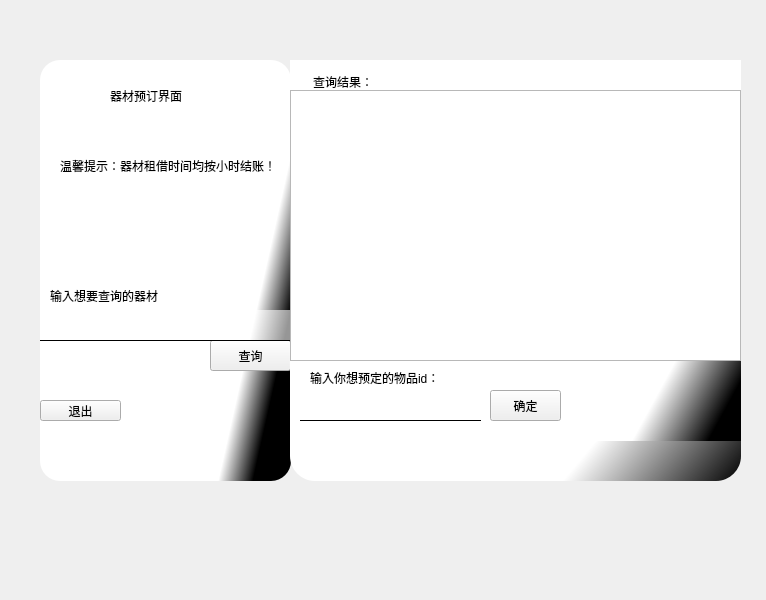
<?xml version="1.0" encoding="UTF-8"?>
<ui version="4.0">
 <class>Tool_Window</class>
 <widget class="QMainWindow" name="Tool_Window">
  <property name="geometry">
   <rect>
    <x>0</x>
    <y>0</y>
    <width>766</width>
    <height>600</height>
   </rect>
  </property>
  <property name="windowTitle">
   <string>MainWindow</string>
  </property>
  <widget class="QWidget" name="centralwidget">
   <widget class="QFrame" name="frame1">
    <property name="geometry">
     <rect>
      <x>40</x>
      <y>60</y>
      <width>251</width>
      <height>421</height>
     </rect>
    </property>
    <property name="styleSheet">
     <string notr="true">#frame1{
background-color: qlineargradient(spread:pad, x1:0.920727, y1:0.881, x2:0.693, y2:0.795818, stop:0.107955 rgba(0, 0, 0, 255), stop:0.642045 rgba(255, 255, 255, 255));
border-radius:20px}</string>
    </property>
    <property name="frameShape">
     <enum>QFrame::StyledPanel</enum>
    </property>
    <property name="frameShadow">
     <enum>QFrame::Raised</enum>
    </property>
    <widget class="QLabel" name="label">
     <property name="geometry">
      <rect>
       <x>70</x>
       <y>20</y>
       <width>141</width>
       <height>31</height>
      </rect>
     </property>
     <property name="styleSheet">
      <string notr="true">font: 12pt &quot;微软雅黑&quot;;
font: 75 12pt &quot;微软雅黑&quot;;</string>
     </property>
     <property name="text">
      <string>器材预订界面</string>
     </property>
    </widget>
    <widget class="QLabel" name="label_2">
     <property name="geometry">
      <rect>
       <x>20</x>
       <y>90</y>
       <width>221</width>
       <height>31</height>
      </rect>
     </property>
     <property name="styleSheet">
      <string notr="true">font: 9pt &quot;微软雅黑&quot;;</string>
     </property>
     <property name="text">
      <string>温馨提示：器材租借时间均按小时结账！</string>
     </property>
    </widget>
    <widget class="QStackedWidget" name="stackedWidget_2">
     <property name="geometry">
      <rect>
       <x>0</x>
       <y>170</y>
       <width>251</width>
       <height>191</height>
      </rect>
     </property>
     <property name="styleSheet">
      <string notr="true">QLineEdit{
	background-color:rgba(255,255,255,150);
	border:none;
	border-bottom:1px solid black

}
QPushButton{
	bordeo-radius:8px
}
QPushButton:pressed{
	padding-top:5px;
	padding-left:5px;
}</string>
     </property>
     <property name="currentIndex">
      <number>0</number>
     </property>
     <widget class="QWidget" name="page_3">
      <widget class="QPushButton" name="pushButton_Find">
       <property name="geometry">
        <rect>
         <x>170</x>
         <y>110</y>
         <width>81</width>
         <height>31</height>
        </rect>
       </property>
       <property name="text">
        <string>查询</string>
       </property>
      </widget>
      <widget class="QLineEdit" name="lineEdit_Findtool">
       <property name="geometry">
        <rect>
         <x>0</x>
         <y>80</y>
         <width>251</width>
         <height>31</height>
        </rect>
       </property>
      </widget>
      <widget class="QLabel" name="label_3">
       <property name="geometry">
        <rect>
         <x>10</x>
         <y>50</y>
         <width>161</width>
         <height>31</height>
        </rect>
       </property>
       <property name="text">
        <string>输入想要查询的器材</string>
       </property>
      </widget>
      <widget class="QPushButton" name="pushButton_exit">
       <property name="geometry">
        <rect>
         <x>0</x>
         <y>170</y>
         <width>81</width>
         <height>21</height>
        </rect>
       </property>
       <property name="text">
        <string>退出</string>
       </property>
      </widget>
     </widget>
    </widget>
   </widget>
   <widget class="QFrame" name="frame">
    <property name="geometry">
     <rect>
      <x>290</x>
      <y>60</y>
      <width>451</width>
      <height>421</height>
     </rect>
    </property>
    <property name="styleSheet">
     <string notr="true">#frame{
background-color: qlineargradient(spread:pad, x1:1, y1:1, x2:0.341, y2:0.489, stop:0 rgba(0, 0, 0, 255), stop:0.375 rgba(255, 255, 255, 255));
border-radius:25px}</string>
    </property>
    <property name="frameShape">
     <enum>QFrame::StyledPanel</enum>
    </property>
    <property name="frameShadow">
     <enum>QFrame::Raised</enum>
    </property>
    <widget class="QStackedWidget" name="stackedWidget">
     <property name="geometry">
      <rect>
       <x>0</x>
       <y>0</y>
       <width>451</width>
       <height>381</height>
      </rect>
     </property>
     <property name="styleSheet">
      <string notr="true">#stackedWidget{
background-color: qlineargradient(spread:pad, x1:0.966, y1:0.914773, x2:0.534091, y2:0.716, stop:0 rgba(0, 0, 0, 255), stop:0.323864 rgba(255, 255, 255, 255));}
QLineEdit{
	background-color:rgba(255,255,255,150);
	border:none;
	border-bottom:1px solid black

}
QPushButton{
	bordeo-radius:8px
}
QPushButton:pressed{
	padding-top:5px;
	padding-left:5px;
}</string>
     </property>
     <property name="currentIndex">
      <number>1</number>
     </property>
     <widget class="QWidget" name="page">
      <widget class="QTextEdit" name="textEdit">
       <property name="geometry">
        <rect>
         <x>40</x>
         <y>30</y>
         <width>351</width>
         <height>131</height>
        </rect>
       </property>
       <property name="readOnly">
        <bool>true</bool>
       </property>
      </widget>
      <widget class="QPushButton" name="pushButton_back">
       <property name="geometry">
        <rect>
         <x>310</x>
         <y>240</y>
         <width>81</width>
         <height>31</height>
        </rect>
       </property>
       <property name="text">
        <string>返回</string>
       </property>
      </widget>
     </widget>
     <widget class="QWidget" name="page_2">
      <widget class="QLabel" name="label_4">
       <property name="geometry">
        <rect>
         <x>23</x>
         <y>6</y>
         <width>91</width>
         <height>31</height>
        </rect>
       </property>
       <property name="text">
        <string>查询结果：</string>
       </property>
      </widget>
      <widget class="QPlainTextEdit" name="plainTextEdit">
       <property name="geometry">
        <rect>
         <x>0</x>
         <y>30</y>
         <width>451</width>
         <height>271</height>
        </rect>
       </property>
       <property name="readOnly">
        <bool>true</bool>
       </property>
       <property name="plainText">
        <string/>
       </property>
      </widget>
      <widget class="QStackedWidget" name="stackedWidget_3">
       <property name="geometry">
        <rect>
         <x>0</x>
         <y>300</y>
         <width>451</width>
         <height>81</height>
        </rect>
       </property>
       <property name="styleSheet">
        <string notr="true">QLineEdit{
	background-color:rgba(255,255,255,150);
	border:none;
	border-bottom:1px solid black

}
QPushButton{
	bordeo-radius:8px
}
QPushButton:pressed{
	padding-top:5px;
	padding-left:5px;
}</string>
       </property>
       <property name="currentIndex">
        <number>0</number>
       </property>
       <widget class="QWidget" name="page_4">
        <widget class="QLabel" name="label_5">
         <property name="geometry">
          <rect>
           <x>20</x>
           <y>10</y>
           <width>141</width>
           <height>16</height>
          </rect>
         </property>
         <property name="text">
          <string>输入你想预定的物品id：</string>
         </property>
        </widget>
        <widget class="QLineEdit" name="lineEdit_Update">
         <property name="geometry">
          <rect>
           <x>10</x>
           <y>30</y>
           <width>181</width>
           <height>31</height>
          </rect>
         </property>
        </widget>
        <widget class="QPushButton" name="pushButton_next">
         <property name="geometry">
          <rect>
           <x>200</x>
           <y>30</y>
           <width>71</width>
           <height>31</height>
          </rect>
         </property>
         <property name="text">
          <string>确定</string>
         </property>
        </widget>
       </widget>
       <widget class="QWidget" name="page_5">
        <widget class="QLabel" name="label_6">
         <property name="geometry">
          <rect>
           <x>23</x>
           <y>11</y>
           <width>141</width>
           <height>21</height>
          </rect>
         </property>
         <property name="text">
          <string>你想要多少个？</string>
         </property>
        </widget>
        <widget class="QLineEdit" name="lineEdit_number">
         <property name="geometry">
          <rect>
           <x>20</x>
           <y>39</y>
           <width>141</width>
           <height>31</height>
          </rect>
         </property>
        </widget>
        <widget class="QPushButton" name="pushButton_Update_2">
         <property name="geometry">
          <rect>
           <x>190</x>
           <y>50</y>
           <width>75</width>
           <height>23</height>
          </rect>
         </property>
         <property name="text">
          <string>预定</string>
         </property>
        </widget>
       </widget>
      </widget>
     </widget>
    </widget>
    <widget class="QStackedWidget" name="stackedWidget_4">
     <property name="geometry">
      <rect>
       <x>0</x>
       <y>380</y>
       <width>451</width>
       <height>41</height>
      </rect>
     </property>
     <property name="currentIndex">
      <number>0</number>
     </property>
     <widget class="QWidget" name="page_6"/>
     <widget class="QWidget" name="page_9">
      <widget class="QLabel" name="label_9">
       <property name="geometry">
        <rect>
         <x>70</x>
         <y>10</y>
         <width>291</width>
         <height>20</height>
        </rect>
       </property>
       <property name="text">
        <string>输入物品id或输入数量值无效！请重试</string>
       </property>
      </widget>
     </widget>
     <widget class="QWidget" name="page_7">
      <widget class="QLabel" name="label_7">
       <property name="geometry">
        <rect>
         <x>160</x>
         <y>10</y>
         <width>201</width>
         <height>21</height>
        </rect>
       </property>
       <property name="styleSheet">
        <string notr="true">font: 11pt &quot;宋体&quot;;</string>
       </property>
       <property name="text">
        <string>库存数量不足！请重试</string>
       </property>
      </widget>
     </widget>
    </widget>
   </widget>
  </widget>
 </widget>
 <resources/>
 <connections/>
</ui>
